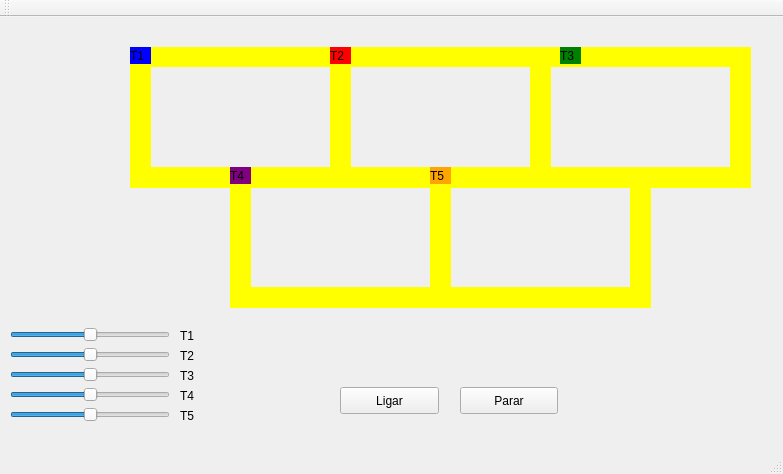
<?xml version="1.0" encoding="UTF-8"?>
<ui version="4.0">
 <class>MainWindow</class>
 <widget class="QMainWindow" name="MainWindow">
  <property name="geometry">
   <rect>
    <x>0</x>
    <y>0</y>
    <width>783</width>
    <height>474</height>
   </rect>
  </property>
  <property name="windowTitle">
   <string>MainWindow</string>
  </property>
  <widget class="QWidget" name="centralWidget">
   <widget class="QLabel" name="label_trem1">
    <property name="geometry">
     <rect>
      <x>130</x>
      <y>30</y>
      <width>21</width>
      <height>17</height>
     </rect>
    </property>
    <property name="contextMenuPolicy">
     <enum>Qt::DefaultContextMenu</enum>
    </property>
    <property name="styleSheet">
     <string notr="true">QLabel { background: blue}</string>
    </property>
    <property name="text">
     <string>T1</string>
    </property>
   </widget>
   <widget class="QLabel" name="label_trilho1">
    <property name="geometry">
     <rect>
      <x>149</x>
      <y>30</y>
      <width>181</width>
      <height>20</height>
     </rect>
    </property>
    <property name="styleSheet">
     <string notr="true">QLabel { background: yellow}</string>
    </property>
    <property name="text">
     <string/>
    </property>
   </widget>
   <widget class="QLabel" name="label_trilho2">
    <property name="geometry">
     <rect>
      <x>139</x>
      <y>150</y>
      <width>191</width>
      <height>21</height>
     </rect>
    </property>
    <property name="styleSheet">
     <string notr="true">QLabel { background: yellow}</string>
    </property>
    <property name="text">
     <string/>
    </property>
   </widget>
   <widget class="QLabel" name="label_trilho3">
    <property name="geometry">
     <rect>
      <x>330</x>
      <y>30</y>
      <width>21</width>
      <height>141</height>
     </rect>
    </property>
    <property name="styleSheet">
     <string notr="true">QLabel { background: yellow}</string>
    </property>
    <property name="text">
     <string/>
    </property>
   </widget>
   <widget class="QLabel" name="label_trilho4">
    <property name="geometry">
     <rect>
      <x>130</x>
      <y>30</y>
      <width>21</width>
      <height>141</height>
     </rect>
    </property>
    <property name="styleSheet">
     <string notr="true">QLabel { background: yellow}</string>
    </property>
    <property name="text">
     <string/>
    </property>
   </widget>
   <widget class="QPushButton" name="pushButton">
    <property name="geometry">
     <rect>
      <x>340</x>
      <y>370</y>
      <width>99</width>
      <height>27</height>
     </rect>
    </property>
    <property name="text">
     <string>Ligar</string>
    </property>
   </widget>
   <widget class="QPushButton" name="pushButton_2">
    <property name="geometry">
     <rect>
      <x>460</x>
      <y>370</y>
      <width>98</width>
      <height>27</height>
     </rect>
    </property>
    <property name="text">
     <string>Parar</string>
    </property>
   </widget>
   <widget class="QLabel" name="label_trem2">
    <property name="geometry">
     <rect>
      <x>330</x>
      <y>30</y>
      <width>21</width>
      <height>17</height>
     </rect>
    </property>
    <property name="styleSheet">
     <string notr="true">QLabel { background: red}</string>
    </property>
    <property name="text">
     <string>T2</string>
    </property>
   </widget>
   <widget class="QLabel" name="label_trilho3_2">
    <property name="geometry">
     <rect>
      <x>530</x>
      <y>30</y>
      <width>21</width>
      <height>141</height>
     </rect>
    </property>
    <property name="styleSheet">
     <string notr="true">QLabel { background: yellow}</string>
    </property>
    <property name="text">
     <string/>
    </property>
   </widget>
   <widget class="QLabel" name="label_trilho2_2">
    <property name="geometry">
     <rect>
      <x>339</x>
      <y>150</y>
      <width>191</width>
      <height>21</height>
     </rect>
    </property>
    <property name="styleSheet">
     <string notr="true">QLabel { background: yellow}</string>
    </property>
    <property name="text">
     <string/>
    </property>
   </widget>
   <widget class="QLabel" name="label_trilho4_3">
    <property name="geometry">
     <rect>
      <x>330</x>
      <y>30</y>
      <width>21</width>
      <height>141</height>
     </rect>
    </property>
    <property name="styleSheet">
     <string notr="true">QLabel { background: yellow}</string>
    </property>
    <property name="text">
     <string/>
    </property>
   </widget>
   <widget class="QLabel" name="label_trilho1_2">
    <property name="geometry">
     <rect>
      <x>349</x>
      <y>30</y>
      <width>181</width>
      <height>20</height>
     </rect>
    </property>
    <property name="styleSheet">
     <string notr="true">QLabel { background: yellow}</string>
    </property>
    <property name="text">
     <string/>
    </property>
   </widget>
   <widget class="QLabel" name="label_trilho3_3">
    <property name="geometry">
     <rect>
      <x>430</x>
      <y>150</y>
      <width>21</width>
      <height>141</height>
     </rect>
    </property>
    <property name="styleSheet">
     <string notr="true">QLabel { background: yellow}</string>
    </property>
    <property name="text">
     <string/>
    </property>
   </widget>
   <widget class="QLabel" name="label_trilho4_4">
    <property name="geometry">
     <rect>
      <x>430</x>
      <y>150</y>
      <width>21</width>
      <height>141</height>
     </rect>
    </property>
    <property name="styleSheet">
     <string notr="true">QLabel { background: yellow}</string>
    </property>
    <property name="text">
     <string/>
    </property>
   </widget>
   <widget class="QLabel" name="label_trilho4_5">
    <property name="geometry">
     <rect>
      <x>230</x>
      <y>150</y>
      <width>21</width>
      <height>141</height>
     </rect>
    </property>
    <property name="styleSheet">
     <string notr="true">QLabel { background: yellow}</string>
    </property>
    <property name="text">
     <string/>
    </property>
   </widget>
   <widget class="QLabel" name="label_trilho2_3">
    <property name="geometry">
     <rect>
      <x>239</x>
      <y>270</y>
      <width>191</width>
      <height>21</height>
     </rect>
    </property>
    <property name="styleSheet">
     <string notr="true">QLabel { background: yellow}</string>
    </property>
    <property name="text">
     <string/>
    </property>
   </widget>
   <widget class="QLabel" name="label_trilho1_3">
    <property name="geometry">
     <rect>
      <x>449</x>
      <y>150</y>
      <width>181</width>
      <height>20</height>
     </rect>
    </property>
    <property name="styleSheet">
     <string notr="true">QLabel { background: yellow}</string>
    </property>
    <property name="text">
     <string/>
    </property>
   </widget>
   <widget class="QLabel" name="label_trilho1_4">
    <property name="geometry">
     <rect>
      <x>249</x>
      <y>150</y>
      <width>181</width>
      <height>20</height>
     </rect>
    </property>
    <property name="styleSheet">
     <string notr="true">QLabel { background: yellow}</string>
    </property>
    <property name="text">
     <string/>
    </property>
   </widget>
   <widget class="QLabel" name="label_trilho2_4">
    <property name="geometry">
     <rect>
      <x>439</x>
      <y>270</y>
      <width>191</width>
      <height>21</height>
     </rect>
    </property>
    <property name="styleSheet">
     <string notr="true">QLabel { background: yellow}</string>
    </property>
    <property name="text">
     <string/>
    </property>
   </widget>
   <widget class="QLabel" name="label_trilho3_4">
    <property name="geometry">
     <rect>
      <x>630</x>
      <y>150</y>
      <width>21</width>
      <height>141</height>
     </rect>
    </property>
    <property name="styleSheet">
     <string notr="true">QLabel { background: yellow}</string>
    </property>
    <property name="text">
     <string/>
    </property>
   </widget>
   <widget class="QLabel" name="label_trilho2_5">
    <property name="geometry">
     <rect>
      <x>539</x>
      <y>150</y>
      <width>191</width>
      <height>21</height>
     </rect>
    </property>
    <property name="styleSheet">
     <string notr="true">QLabel { background: yellow}</string>
    </property>
    <property name="text">
     <string/>
    </property>
   </widget>
   <widget class="QLabel" name="label_trilho4_6">
    <property name="geometry">
     <rect>
      <x>530</x>
      <y>30</y>
      <width>21</width>
      <height>141</height>
     </rect>
    </property>
    <property name="styleSheet">
     <string notr="true">QLabel { background: yellow}</string>
    </property>
    <property name="text">
     <string/>
    </property>
   </widget>
   <widget class="QLabel" name="label_trilho1_5">
    <property name="geometry">
     <rect>
      <x>549</x>
      <y>30</y>
      <width>181</width>
      <height>20</height>
     </rect>
    </property>
    <property name="styleSheet">
     <string notr="true">QLabel { background: yellow}</string>
    </property>
    <property name="text">
     <string/>
    </property>
   </widget>
   <widget class="QLabel" name="label_trilho3_5">
    <property name="geometry">
     <rect>
      <x>730</x>
      <y>30</y>
      <width>21</width>
      <height>141</height>
     </rect>
    </property>
    <property name="styleSheet">
     <string notr="true">QLabel { background: yellow}</string>
    </property>
    <property name="text">
     <string/>
    </property>
   </widget>
   <widget class="QLabel" name="label_trem3">
    <property name="geometry">
     <rect>
      <x>560</x>
      <y>30</y>
      <width>21</width>
      <height>17</height>
     </rect>
    </property>
    <property name="styleSheet">
     <string notr="true">QLabel { background: green}</string>
    </property>
    <property name="text">
     <string>T3</string>
    </property>
   </widget>
   <widget class="QLabel" name="label_trem4">
    <property name="geometry">
     <rect>
      <x>230</x>
      <y>150</y>
      <width>21</width>
      <height>17</height>
     </rect>
    </property>
    <property name="styleSheet">
     <string notr="true">QLabel { background: purple}</string>
    </property>
    <property name="text">
     <string>T4</string>
    </property>
   </widget>
   <widget class="QLabel" name="label_trem5">
    <property name="geometry">
     <rect>
      <x>430</x>
      <y>150</y>
      <width>21</width>
      <height>17</height>
     </rect>
    </property>
    <property name="styleSheet">
     <string notr="true">QLabel { background: orange}</string>
    </property>
    <property name="text">
     <string>T5</string>
    </property>
   </widget>
   <widget class="QSlider" name="speed_trem1">
    <property name="geometry">
     <rect>
      <x>10</x>
      <y>310</y>
      <width>160</width>
      <height>16</height>
     </rect>
    </property>
    <property name="minimum">
     <number>0</number>
    </property>
    <property name="maximum">
     <number>200</number>
    </property>
    <property name="singleStep">
     <number>1</number>
    </property>
    <property name="value">
     <number>100</number>
    </property>
    <property name="orientation">
     <enum>Qt::Horizontal</enum>
    </property>
   </widget>
   <widget class="QLabel" name="label">
    <property name="geometry">
     <rect>
      <x>180</x>
      <y>310</y>
      <width>21</width>
      <height>17</height>
     </rect>
    </property>
    <property name="text">
     <string>T1</string>
    </property>
   </widget>
   <widget class="QLabel" name="label_2">
    <property name="geometry">
     <rect>
      <x>180</x>
      <y>330</y>
      <width>21</width>
      <height>17</height>
     </rect>
    </property>
    <property name="text">
     <string>T2</string>
    </property>
   </widget>
   <widget class="QLabel" name="label_3">
    <property name="geometry">
     <rect>
      <x>180</x>
      <y>350</y>
      <width>21</width>
      <height>17</height>
     </rect>
    </property>
    <property name="text">
     <string>T3</string>
    </property>
   </widget>
   <widget class="QLabel" name="label_4">
    <property name="geometry">
     <rect>
      <x>180</x>
      <y>370</y>
      <width>21</width>
      <height>17</height>
     </rect>
    </property>
    <property name="text">
     <string>T4</string>
    </property>
   </widget>
   <widget class="QLabel" name="label_5">
    <property name="geometry">
     <rect>
      <x>180</x>
      <y>390</y>
      <width>21</width>
      <height>17</height>
     </rect>
    </property>
    <property name="text">
     <string>T5</string>
    </property>
   </widget>
   <widget class="QSlider" name="speed_trem2">
    <property name="geometry">
     <rect>
      <x>10</x>
      <y>330</y>
      <width>160</width>
      <height>16</height>
     </rect>
    </property>
    <property name="minimum">
     <number>0</number>
    </property>
    <property name="maximum">
     <number>200</number>
    </property>
    <property name="singleStep">
     <number>1</number>
    </property>
    <property name="value">
     <number>100</number>
    </property>
    <property name="orientation">
     <enum>Qt::Horizontal</enum>
    </property>
   </widget>
   <widget class="QSlider" name="speed_trem3">
    <property name="geometry">
     <rect>
      <x>10</x>
      <y>350</y>
      <width>160</width>
      <height>16</height>
     </rect>
    </property>
    <property name="minimum">
     <number>0</number>
    </property>
    <property name="maximum">
     <number>200</number>
    </property>
    <property name="singleStep">
     <number>1</number>
    </property>
    <property name="value">
     <number>100</number>
    </property>
    <property name="orientation">
     <enum>Qt::Horizontal</enum>
    </property>
   </widget>
   <widget class="QSlider" name="speed_trem4">
    <property name="geometry">
     <rect>
      <x>10</x>
      <y>370</y>
      <width>160</width>
      <height>16</height>
     </rect>
    </property>
    <property name="minimum">
     <number>0</number>
    </property>
    <property name="maximum">
     <number>200</number>
    </property>
    <property name="singleStep">
     <number>1</number>
    </property>
    <property name="value">
     <number>100</number>
    </property>
    <property name="orientation">
     <enum>Qt::Horizontal</enum>
    </property>
   </widget>
   <widget class="QSlider" name="speed_trem5">
    <property name="geometry">
     <rect>
      <x>10</x>
      <y>390</y>
      <width>160</width>
      <height>16</height>
     </rect>
    </property>
    <property name="minimum">
     <number>0</number>
    </property>
    <property name="maximum">
     <number>200</number>
    </property>
    <property name="singleStep">
     <number>1</number>
    </property>
    <property name="value">
     <number>100</number>
    </property>
    <property name="orientation">
     <enum>Qt::Horizontal</enum>
    </property>
   </widget>
   <zorder>label_trilho1</zorder>
   <zorder>label_trilho2_4</zorder>
   <zorder>label_trilho3_3</zorder>
   <zorder>label_trilho3</zorder>
   <zorder>label_trilho4_6</zorder>
   <zorder>label_trilho4_4</zorder>
   <zorder>label_trilho2_5</zorder>
   <zorder>label_trilho3_5</zorder>
   <zorder>label_trilho4</zorder>
   <zorder>label_trilho1_4</zorder>
   <zorder>label_trilho2</zorder>
   <zorder>label_trilho1_2</zorder>
   <zorder>label_trilho1_5</zorder>
   <zorder>label_trilho3_4</zorder>
   <zorder>label_trilho1_3</zorder>
   <zorder>label_trilho2_2</zorder>
   <zorder>label_trilho4_3</zorder>
   <zorder>label_trilho3_2</zorder>
   <zorder>label_trilho2_3</zorder>
   <zorder>label_trilho4_5</zorder>
   <zorder>label_trem1</zorder>
   <zorder>pushButton</zorder>
   <zorder>pushButton_2</zorder>
   <zorder>label_trem2</zorder>
   <zorder>label_trem3</zorder>
   <zorder>label_trem4</zorder>
   <zorder>label_trem5</zorder>
   <zorder>speed_trem1</zorder>
   <zorder>label</zorder>
   <zorder>label_2</zorder>
   <zorder>label_3</zorder>
   <zorder>label_4</zorder>
   <zorder>label_5</zorder>
   <zorder>speed_trem2</zorder>
   <zorder>speed_trem3</zorder>
   <zorder>speed_trem4</zorder>
   <zorder>speed_trem5</zorder>
  </widget>
  <widget class="QMenuBar" name="menuBar">
   <property name="geometry">
    <rect>
     <x>0</x>
     <y>0</y>
     <width>783</width>
     <height>22</height>
    </rect>
   </property>
  </widget>
  <widget class="QToolBar" name="mainToolBar">
   <attribute name="toolBarArea">
    <enum>TopToolBarArea</enum>
   </attribute>
   <attribute name="toolBarBreak">
    <bool>false</bool>
   </attribute>
  </widget>
  <widget class="QStatusBar" name="statusBar"/>
 </widget>
 <layoutdefault spacing="6" margin="11"/>
 <resources/>
 <connections/>
</ui>
